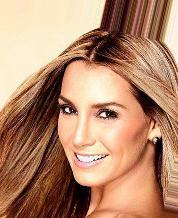
#> input picture sample/000001.jpg, 178 x 218 px; its folder holds only this picture in this run
$ python main.py --input sample
#> lines starting #> are read from the running program, lines starting #| are printed output that depends on the picture
### train.py
import os
import sys
import cv2
import numpy as np
import argparse

def readImage(path):
	print("Sample Images are being read from : " + path, flush=True)
	images = []
	for filepath in sorted(os.listdir(path)):
		extension = os.path.splitext(filepath)[1]
		if extension in [".jpg", ".jpeg"]:
			path_of_image = os.path.join(path, filepath)
			im = cv2.imread(path_of_image)
			if im is None :
				print("Error : {} Image can not be processed ".format(path_of_image))
			else :
				im = np.float32(im)/255.0
				images.append(im)
				imFlip = cv2.flip(im, 1);
				images.append(imFlip)
	number_of_images = len(images) / 2
	if number_of_images == 0 :
		print("ERROR : EMPTY FOLDER!")
		sys.exit(0)
	return images

def matrix(images):
	print("Data Matrix is being created", flush=True)
	number_of_images = len(images)
	sz = images[0].shape
	data = np.zeros((number_of_images, sz[0] * sz[1] * sz[2]), dtype=np.float32)
	for k in range(0, number_of_images):
		image = images[k].flatten()
		data[k,:] = image
	return data

def training():
	images = readImage(directory_name)
	sz = images[0].shape
	data = matrix(images)
	print("Principle Component Analysis Calculation under progress! ", flush=True)
	mean, eigenVectors = cv2.PCACompute(data, mean=None)
	print ("Calculations Completed!")
	filename = "pca_parameters.yml"
	file = cv2.FileStorage(filename, cv2.FILE_STORAGE_WRITE)
	file.write("mean", mean)
	file.write("eigenVectors", eigenVectors)
	file.write("size", sz)
	file.release()
	print("Values written in pca_parameters.yml successfully!")

### main.py
import test
import train
import argparse

parser = argparse.ArgumentParser(description = "Face Application - Command Line Interface")
parser.add_argument("--mode", default = False, help="Enable Command Line Interface", action='store')
parser.add_argument("--input", type=str, required=False, help="Enter the name of Test image in format: directory/image_name.jpg")
parser.add_argument("--dataset", type=str,required=False, help="Enter the name of directory for Training the model")
args, unknown = parser.parse_known_args()

if(args.mode == False):
    while True:
        try:
            choice = int(input('\n\nEnter your choice of action: \n\t1: Train the model\n\t2: Print the test images\n\t3: Print the mean face & first five eigen faces\n\t4: Reconstruct the face\n\t5: Exit\n'))
#> the answer given: 1
        except ValueError:
            print ("Not a number")
        if choice == 1:
            train.directory_name = input('Enter the path of directory :\n')
#> the answer given: sample
            train.training()
#> in readImage, im is the input picture: shape (218, 178, 3); mean B, G, R 109.7, 137.1, 181
#> in readImage, `imFlip = cv2.flip(im, 1);`:
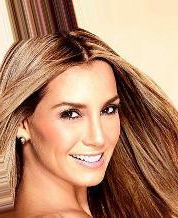
#> imFlip: shape (218, 178, 3) float32; mean B, G, R 0.43, 0.537, 0.71
#> in readImage, `number_of_images = len(images) / 2`: number_of_images = 1
#> in training, `images = readImage(directory_name)`: images = 2 items
#> in matrix, `number_of_images = len(images)`: number_of_images = 2
#> (the run stopped early here; a loop or call above may not have finished)
